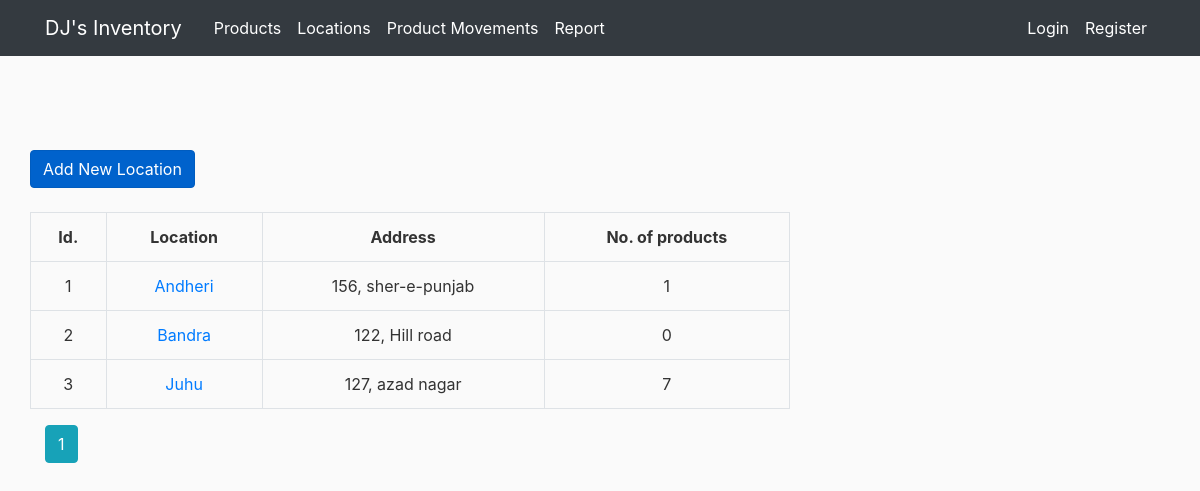
/locations, run on the app's committed database.
### inventory/models.py (models this page shows, shortened)
class Location(db.Model):
    location_id = db.Column(db.Integer, primary_key=True)
    name = db.Column(db.String(20), unique=True, nullable=False)
    address = db.Column(db.Text, nullable=False)
    products = db.relationship("Product", backref='warehouse')
    user_id = db.Column(db.Integer, db.ForeignKey('user.id'), nullable=False)
    @property
    def get_total_stock(self):
        return len(self.products)

### inventory/locations/routes.py (the view)
@locations.route("/locations")
def list_locations():
    page = request.args.get('page', 1, type=int)
    locations = Location.query.paginate(page=page, per_page=10)
    return render_template('locations.html', locations=locations, title='Locations')

### inventory/templates/locations.html
{% extends "layout.html" %}
{% block content %}
<section>
  <div class="row">
    <a href="{{ url_for('locations.new_location') }}" class="btn btn-primary btn-md active mb-4" role="button"
      aria-pressed="true">Add New Location</a><br>
    <table class="table table-hover table-bordered text-center">
      <tr class="text-center">
        <th>Id.</th>
        <th>Location</th>
        <th>Address</th>
        <th>No. of products</th>
      </tr>
      {% for location in locations.items %}
      <tr>
        <td>{{ location.location_id }}</td>
        <td>
          <a href="{{ url_for('locations.location', location_id = location.location_id)}}">{{ location.name }}</a>
        </td>
        <td>{{ location.address }}</td>
        <td>{{ location.get_total_stock }}</td>
      </tr>
      {% endfor %}
    </table>
  </div>
</section>
{% for page_num in locations.iter_pages(left_edge = 1, right_edge=1, left_current=1, right_current=2) %}
{% if page_num %}
{% if locations.page == page_num %}
<a class="btn btn-info mb-4" href="{{ url_for('locations.list_locations', page=page_num )}}">{{ page_num }}</a>
{% else %}
<a class="btn btn-outline-info mb-4" href="{{ url_for('locations.list_locations', page=page_num )}}">{{ page_num }}</a>
{% endif %}
{% else %}
...
{% endif %}
{% endfor %}
{% endblock content %}

### inventory/static/main.css (style rules this page uses)
body { background: #fafafa; color: #333333; margin-top: 5rem; }

### data on the page
Location: location_id "1", name "Andheri", address "156, sher-e-punjab", get_total_stock "1"
Location: location_id "2", name "Bandra", address "122, Hill road", get_total_stock "0"
Location: location_id "3", name "Juhu", address "127, azad nagar", get_total_stock "7"

### other printed values
{{ page_num }} "1"
